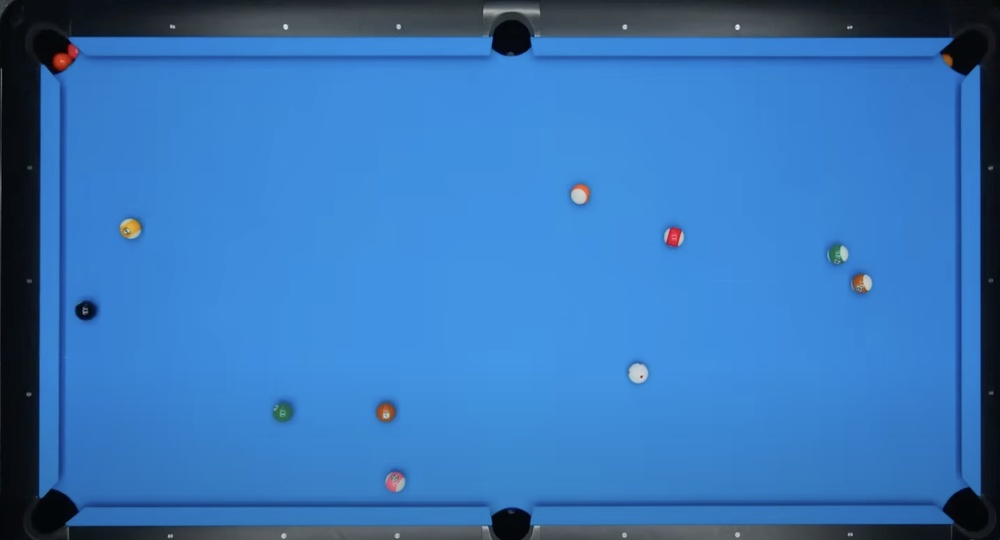
#> input picture uploads/img7.jpeg, 1000 x 540 px, shrunk from 2276 x 1230 before the run
$ python -i 'black_and_white_launcher 2.py'   (imports and definitions only)
#> lines starting #> are read from the running program, lines starting #| are printed output that depends on the picture; after the words box and inside, x2 and y2 are one past the last pixel; in counts of white or black regions, pixels touching at a corner belong together
#!/usr/bin/env python3
"""
black_and_white_launcher.py
מריץ את האלגוריתם של mark_balls_v4 ומחזיר רשימת Ball
"""

import cv2
import sys
from pathlib import Path
sys.path.append(str(Path(__file__).resolve().parent / "black_white_detect"))

from black_white_detect.mark_balls_v4 import detect_balls_as_dataclasses
from json_models import Ball


def run_ball_detection(image_path: str):
    """
    מקבל תמונה כקלט (נתיב) ומחזיר list של Ball
    """
#> called with image_path = 'uploads/img7.jpeg'
    # טוען את התמונה
    img = cv2.imread(image_path)
#> img is the input picture: shape (540, 1000, 3); mean B, G, R 183.6, 117.7, 55.4
    if img is None:
        raise FileNotFoundError(f"❌ לא נמצא קובץ תמונה: {image_path}")

    # ממיר ל־HSV ו־GRAY (לפי הצורך של הפונקציה)
    hsv = cv2.cvtColor(img, cv2.COLOR_BGR2HSV)
#> hsv: shape (540, 1000, 3); mean H, S, V 105.4, 170.1, 183.9
    lower_blue = (80, 40, 30)
    upper_blue = (125, 255, 255)
    mask_felt = cv2.inRange(hsv, lower_blue, upper_blue)
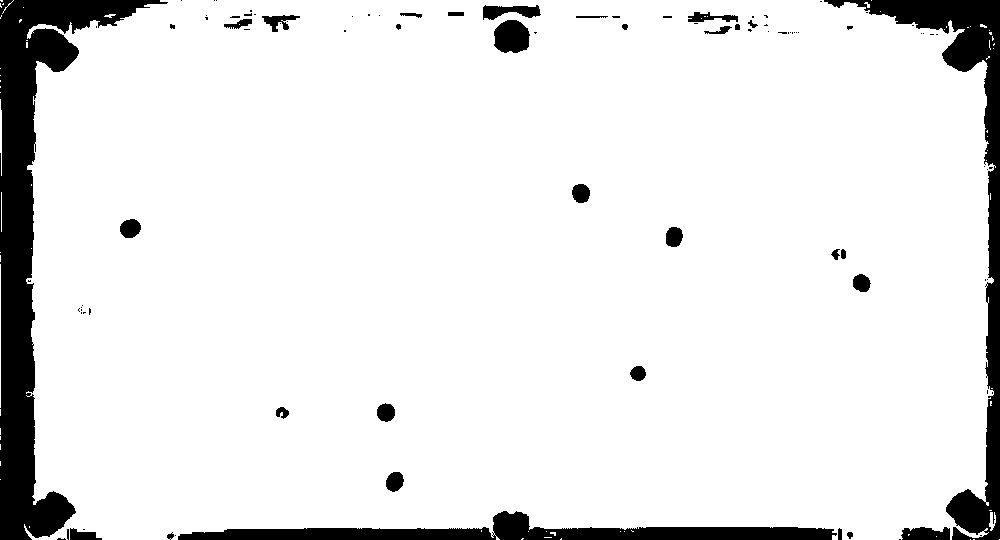
#> mask_felt: shape (540, 1000); 90.8% white; 94 black regions (61 under 20 px), largest, box (x1, y1, x2, y2) and area: (0, 0, 168, 540) 23065, (824, 0, 1000, 540) 12716, (178, 511, 837, 540) 8026
    mask_inv = cv2.bitwise_not(mask_felt)
    _, mask_bin = cv2.threshold(mask_inv, 127, 255, cv2.THRESH_BINARY)

    gray = cv2.cvtColor(img, cv2.COLOR_BGR2GRAY)
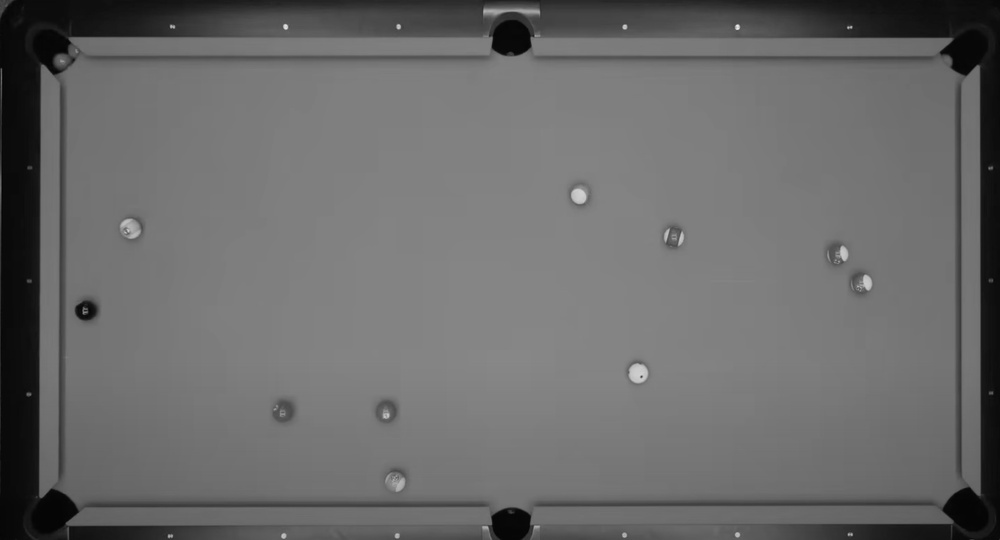
#> gray: shape (540, 1000); min 2, max 235, mean 106.6

    # מפעיל את פונקציית הזיהוי מהמודול שלך
#> (the run stopped early here; a loop or call above may not have finished)
